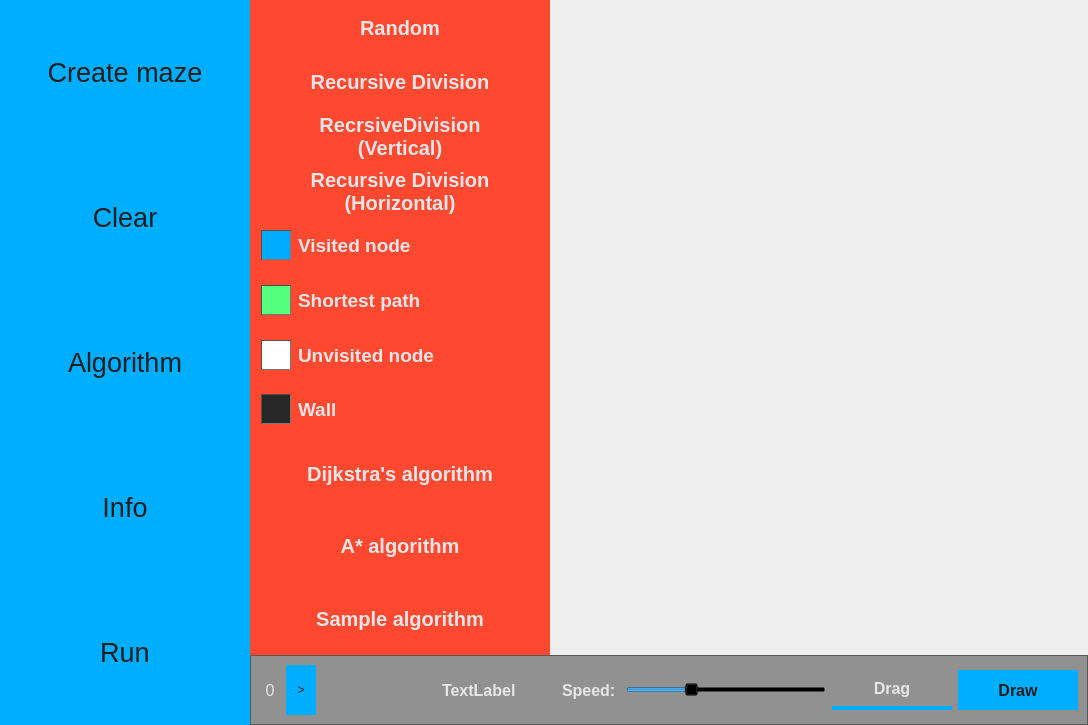
<?xml version="1.0" encoding="UTF-8"?>
<ui version="4.0">
 <class>MainWindow</class>
 <widget class="QMainWindow" name="MainWindow">
  <property name="geometry">
   <rect>
    <x>0</x>
    <y>0</y>
    <width>1088</width>
    <height>725</height>
   </rect>
  </property>
  <property name="minimumSize">
   <size>
    <width>910</width>
    <height>0</height>
   </size>
  </property>
  <property name="windowTitle">
   <string>MainWindow</string>
  </property>
  <widget class="QWidget" name="centralwidget">
   <layout class="QHBoxLayout" name="horizontalLayout_2">
    <property name="spacing">
     <number>0</number>
    </property>
    <property name="leftMargin">
     <number>0</number>
    </property>
    <property name="topMargin">
     <number>0</number>
    </property>
    <property name="rightMargin">
     <number>0</number>
    </property>
    <property name="bottomMargin">
     <number>0</number>
    </property>
    <item>
     <widget class="QFrame" name="MainMenuFrame">
      <property name="minimumSize">
       <size>
        <width>250</width>
        <height>0</height>
       </size>
      </property>
      <property name="maximumSize">
       <size>
        <width>250</width>
        <height>16777215</height>
       </size>
      </property>
      <property name="styleSheet">
       <string notr="true">background-color: rgb(0, 174, 255);</string>
      </property>
      <layout class="QVBoxLayout" name="verticalLayout">
       <property name="spacing">
        <number>0</number>
       </property>
       <property name="leftMargin">
        <number>0</number>
       </property>
       <property name="topMargin">
        <number>0</number>
       </property>
       <property name="rightMargin">
        <number>0</number>
       </property>
       <property name="bottomMargin">
        <number>0</number>
       </property>
       <item>
        <widget class="QPushButton" name="pushButtonCreateMaze">
         <property name="sizePolicy">
          <sizepolicy hsizetype="Preferred" vsizetype="Expanding">
           <horstretch>0</horstretch>
           <verstretch>0</verstretch>
          </sizepolicy>
         </property>
         <property name="minimumSize">
          <size>
           <width>180</width>
           <height>0</height>
          </size>
         </property>
         <property name="maximumSize">
          <size>
           <width>16777215</width>
           <height>16777215</height>
          </size>
         </property>
         <property name="font">
          <font>
           <family>Nirmala UI</family>
           <pointsize>20</pointsize>
           <weight>50</weight>
           <bold>false</bold>
           <underline>false</underline>
          </font>
         </property>
         <property name="styleSheet">
          <string notr="true"> QPushButton {
    
	background-color: transparent;
	color: rgb(30, 30, 30);
 	
 	border: 0px;
 }
 QPushButton:pressed {
	background-color: rgb(180, 180, 180);
 }
 QPushButton:hover {
	background-color: rgb(40, 40, 40);
	color: rgb(230,230,230);
 }</string>
         </property>
         <property name="text">
          <string>  Create maze  </string>
         </property>
        </widget>
       </item>
       <item>
        <widget class="QPushButton" name="pushButtonClear">
         <property name="sizePolicy">
          <sizepolicy hsizetype="Preferred" vsizetype="Expanding">
           <horstretch>0</horstretch>
           <verstretch>0</verstretch>
          </sizepolicy>
         </property>
         <property name="minimumSize">
          <size>
           <width>180</width>
           <height>0</height>
          </size>
         </property>
         <property name="maximumSize">
          <size>
           <width>16777215</width>
           <height>16777215</height>
          </size>
         </property>
         <property name="font">
          <font>
           <family>Nirmala UI</family>
           <pointsize>20</pointsize>
           <weight>50</weight>
           <bold>false</bold>
           <underline>false</underline>
          </font>
         </property>
         <property name="styleSheet">
          <string notr="true"> QPushButton {
    
	background-color: transparent;
	color: rgb(30, 30, 30);
 	
 	border: 0px;
 }
 QPushButton:pressed {
	background-color: rgb(180, 180, 180);
 }
 QPushButton:hover {
	background-color: rgb(40, 40, 40);
	color: rgb(230,230,230);
 }</string>
         </property>
         <property name="text">
          <string>Clear</string>
         </property>
        </widget>
       </item>
       <item>
        <widget class="QPushButton" name="pushButtonAlgorithm">
         <property name="sizePolicy">
          <sizepolicy hsizetype="Preferred" vsizetype="Expanding">
           <horstretch>0</horstretch>
           <verstretch>0</verstretch>
          </sizepolicy>
         </property>
         <property name="minimumSize">
          <size>
           <width>180</width>
           <height>0</height>
          </size>
         </property>
         <property name="maximumSize">
          <size>
           <width>16777215</width>
           <height>16777215</height>
          </size>
         </property>
         <property name="font">
          <font>
           <family>Nirmala UI</family>
           <pointsize>20</pointsize>
           <weight>50</weight>
           <bold>false</bold>
           <underline>false</underline>
          </font>
         </property>
         <property name="styleSheet">
          <string notr="true"> QPushButton {
    
	background-color: transparent;
	color: rgb(30, 30, 30);
 	
 	border: 0px;
 }
 QPushButton:pressed {
	background-color: rgb(180, 180, 180);
 }
 QPushButton:hover {
	background-color: rgb(40, 40, 40);
	color: rgb(230,230,230);
 }</string>
         </property>
         <property name="text">
          <string>Algorithm</string>
         </property>
        </widget>
       </item>
       <item>
        <widget class="QPushButton" name="pushButtonInfo">
         <property name="sizePolicy">
          <sizepolicy hsizetype="Preferred" vsizetype="Expanding">
           <horstretch>0</horstretch>
           <verstretch>0</verstretch>
          </sizepolicy>
         </property>
         <property name="minimumSize">
          <size>
           <width>180</width>
           <height>0</height>
          </size>
         </property>
         <property name="maximumSize">
          <size>
           <width>16777215</width>
           <height>16777215</height>
          </size>
         </property>
         <property name="font">
          <font>
           <family>Nirmala UI</family>
           <pointsize>20</pointsize>
           <weight>50</weight>
           <bold>false</bold>
           <underline>false</underline>
          </font>
         </property>
         <property name="styleSheet">
          <string notr="true"> QPushButton {
    
	background-color: transparent;
	color: rgb(30, 30, 30);
 	
 	border: 0px;
 }
 QPushButton:pressed {
	background-color: rgb(180, 180, 180);
 }
 QPushButton:hover {
	background-color: rgb(40, 40, 40);
	color: rgb(230,230,230);
 }</string>
         </property>
         <property name="text">
          <string>Info</string>
         </property>
        </widget>
       </item>
       <item>
        <widget class="QPushButton" name="pushButtonRun">
         <property name="sizePolicy">
          <sizepolicy hsizetype="Minimum" vsizetype="Expanding">
           <horstretch>0</horstretch>
           <verstretch>0</verstretch>
          </sizepolicy>
         </property>
         <property name="minimumSize">
          <size>
           <width>180</width>
           <height>0</height>
          </size>
         </property>
         <property name="maximumSize">
          <size>
           <width>16777215</width>
           <height>16777215</height>
          </size>
         </property>
         <property name="font">
          <font>
           <family>Nirmala UI</family>
           <pointsize>20</pointsize>
           <weight>50</weight>
           <italic>false</italic>
           <bold>false</bold>
           <underline>false</underline>
          </font>
         </property>
         <property name="styleSheet">
          <string notr="true"> QPushButton {
	background-color: transparent;
	color: rgb(30, 30, 30);
 	border: 0px;
 }
 QPushButton:pressed {
	background-color: rgb(180, 180, 180);
 }
 QPushButton:hover {
	background-color: rgb(40, 40, 40);
	color: rgb(230,230,230);
 }</string>
         </property>
         <property name="text">
          <string>Run</string>
         </property>
        </widget>
       </item>
      </layout>
     </widget>
    </item>
    <item>
     <layout class="QGridLayout" name="gridLayoutForOverlapingWidgets">
      <property name="spacing">
       <number>0</number>
      </property>
      <item row="0" column="0">
       <widget class="QFrame" name="MenuContainer">
        <property name="minimumSize">
         <size>
          <width>300</width>
          <height>0</height>
         </size>
        </property>
        <property name="maximumSize">
         <size>
          <width>300</width>
          <height>16777215</height>
         </size>
        </property>
        <property name="styleSheet">
         <string notr="true">background-color: rgba(255, 255, 255, 0);
border: 0px;</string>
        </property>
        <property name="frameShape">
         <enum>QFrame::StyledPanel</enum>
        </property>
        <property name="frameShadow">
         <enum>QFrame::Raised</enum>
        </property>
        <layout class="QVBoxLayout" name="verticalLayout_2">
         <property name="spacing">
          <number>0</number>
         </property>
         <property name="leftMargin">
          <number>0</number>
         </property>
         <property name="topMargin">
          <number>0</number>
         </property>
         <property name="rightMargin">
          <number>0</number>
         </property>
         <property name="bottomMargin">
          <number>0</number>
         </property>
         <item>
          <widget class="QFrame" name="SecondMenuFrame">
           <property name="sizePolicy">
            <sizepolicy hsizetype="Expanding" vsizetype="Expanding">
             <horstretch>0</horstretch>
             <verstretch>0</verstretch>
            </sizepolicy>
           </property>
           <property name="minimumSize">
            <size>
             <width>0</width>
             <height>0</height>
            </size>
           </property>
           <property name="maximumSize">
            <size>
             <width>300</width>
             <height>16777215</height>
            </size>
           </property>
           <property name="styleSheet">
            <string notr="true">background-color: rgb(255, 72, 48);</string>
           </property>
           <property name="frameShape">
            <enum>QFrame::StyledPanel</enum>
           </property>
           <property name="frameShadow">
            <enum>QFrame::Raised</enum>
           </property>
           <layout class="QVBoxLayout" name="verticalLayout_3">
            <property name="spacing">
             <number>0</number>
            </property>
            <property name="leftMargin">
             <number>0</number>
            </property>
            <property name="topMargin">
             <number>0</number>
            </property>
            <property name="rightMargin">
             <number>0</number>
            </property>
            <property name="bottomMargin">
             <number>0</number>
            </property>
            <item>
             <widget class="QFrame" name="mazeMenu">
              <property name="sizePolicy">
               <sizepolicy hsizetype="Expanding" vsizetype="Expanding">
                <horstretch>0</horstretch>
                <verstretch>0</verstretch>
               </sizepolicy>
              </property>
              <property name="frameShape">
               <enum>QFrame::StyledPanel</enum>
              </property>
              <property name="frameShadow">
               <enum>QFrame::Raised</enum>
              </property>
              <layout class="QVBoxLayout" name="verticalLayout_6">
               <property name="spacing">
                <number>0</number>
               </property>
               <property name="leftMargin">
                <number>0</number>
               </property>
               <property name="topMargin">
                <number>0</number>
               </property>
               <property name="rightMargin">
                <number>0</number>
               </property>
               <property name="bottomMargin">
                <number>0</number>
               </property>
               <item>
                <widget class="QPushButton" name="pushButtonRandomMaze">
                 <property name="sizePolicy">
                  <sizepolicy hsizetype="Expanding" vsizetype="Expanding">
                   <horstretch>0</horstretch>
                   <verstretch>0</verstretch>
                  </sizepolicy>
                 </property>
                 <property name="font">
                  <font>
                   <pointsize>15</pointsize>
                   <weight>75</weight>
                   <bold>true</bold>
                  </font>
                 </property>
                 <property name="styleSheet">
                  <string notr="true"> QPushButton {
    
	background-color: transparent;
	color: rgb(230, 230, 230);
 	
 	border: 0px;
 }
 QPushButton:pressed {
	background-color: rgb(180, 180, 180);
 }
 QPushButton:hover {
	background-color: rgb(40, 40, 40);
 }</string>
                 </property>
                 <property name="text">
                  <string>Random</string>
                 </property>
                </widget>
               </item>
               <item>
                <widget class="QPushButton" name="pushButtonRecursiveDivision">
                 <property name="sizePolicy">
                  <sizepolicy hsizetype="Expanding" vsizetype="Expanding">
                   <horstretch>0</horstretch>
                   <verstretch>0</verstretch>
                  </sizepolicy>
                 </property>
                 <property name="font">
                  <font>
                   <pointsize>15</pointsize>
                   <weight>75</weight>
                   <bold>true</bold>
                  </font>
                 </property>
                 <property name="styleSheet">
                  <string notr="true"> QPushButton {   
	background-color: transparent;
	color: rgb(230, 230, 230);
 	border: 0px;
 }
 QPushButton:hover {
	background-color: rgb(40, 40, 40);
 }</string>
                 </property>
                 <property name="text">
                  <string>Recursive Division</string>
                 </property>
                </widget>
               </item>
               <item>
                <widget class="QPushButton" name="pushButtonRecDivVertical">
                 <property name="sizePolicy">
                  <sizepolicy hsizetype="Expanding" vsizetype="Expanding">
                   <horstretch>0</horstretch>
                   <verstretch>0</verstretch>
                  </sizepolicy>
                 </property>
                 <property name="font">
                  <font>
                   <pointsize>15</pointsize>
                   <weight>75</weight>
                   <bold>true</bold>
                  </font>
                 </property>
                 <property name="styleSheet">
                  <string notr="true"> QPushButton {   
	background-color: transparent;
	color: rgb(230, 230, 230);
 	border: 0px;
 }
 QPushButton:hover {
	background-color: rgb(40, 40, 40);
 }</string>
                 </property>
                 <property name="text">
                  <string>RecrsiveDivision 
(Vertical)</string>
                 </property>
                </widget>
               </item>
               <item>
                <widget class="QPushButton" name="pushButtonRecDivHorizontal">
                 <property name="sizePolicy">
                  <sizepolicy hsizetype="Expanding" vsizetype="Expanding">
                   <horstretch>0</horstretch>
                   <verstretch>0</verstretch>
                  </sizepolicy>
                 </property>
                 <property name="font">
                  <font>
                   <pointsize>15</pointsize>
                   <weight>75</weight>
                   <bold>true</bold>
                  </font>
                 </property>
                 <property name="styleSheet">
                  <string notr="true"> QPushButton {   
	background-color: transparent;
	color: rgb(230, 230, 230);
 	border: 0px;
 }
 QPushButton:hover {
	background-color: rgb(40, 40, 40);
 }</string>
                 </property>
                 <property name="text">
                  <string>Recursive Division 
(Horizontal)</string>
                 </property>
                </widget>
               </item>
              </layout>
             </widget>
            </item>
            <item>
             <widget class="QFrame" name="InfoMenu">
              <property name="sizePolicy">
               <sizepolicy hsizetype="Preferred" vsizetype="Expanding">
                <horstretch>0</horstretch>
                <verstretch>0</verstretch>
               </sizepolicy>
              </property>
              <property name="frameShape">
               <enum>QFrame::StyledPanel</enum>
              </property>
              <property name="frameShadow">
               <enum>QFrame::Raised</enum>
              </property>
              <layout class="QVBoxLayout" name="verticalLayout_5">
               <property name="spacing">
                <number>0</number>
               </property>
               <property name="leftMargin">
                <number>11</number>
               </property>
               <property name="topMargin">
                <number>0</number>
               </property>
               <property name="rightMargin">
                <number>0</number>
               </property>
               <property name="bottomMargin">
                <number>0</number>
               </property>
               <item>
                <layout class="QHBoxLayout" name="horizontalLayout_9">
                 <property name="spacing">
                  <number>7</number>
                 </property>
                 <item>
                  <widget class="QLabel" name="label_15">
                   <property name="minimumSize">
                    <size>
                     <width>30</width>
                     <height>30</height>
                    </size>
                   </property>
                   <property name="maximumSize">
                    <size>
                     <width>30</width>
                     <height>30</height>
                    </size>
                   </property>
                   <property name="sizeIncrement">
                    <size>
                     <width>0</width>
                     <height>0</height>
                    </size>
                   </property>
                   <property name="styleSheet">
                    <string notr="true">background-color: rgb(0, 170, 255);
border-width : 1.2px;
border-style: inset;
border-color: rgb(80, 80, 80);</string>
                   </property>
                   <property name="text">
                    <string/>
                   </property>
                  </widget>
                 </item>
                 <item>
                  <widget class="QLabel" name="label_16">
                   <property name="font">
                    <font>
                     <family>Nirmala UI</family>
                     <pointsize>14</pointsize>
                     <weight>75</weight>
                     <bold>true</bold>
                    </font>
                   </property>
                   <property name="styleSheet">
                    <string notr="true">color: rgb(230, 230, 230);</string>
                   </property>
                   <property name="text">
                    <string>Visited node</string>
                   </property>
                  </widget>
                 </item>
                </layout>
               </item>
               <item>
                <layout class="QHBoxLayout" name="horizontalLayout_6">
                 <property name="spacing">
                  <number>7</number>
                 </property>
                 <item>
                  <widget class="QLabel" name="label_9">
                   <property name="minimumSize">
                    <size>
                     <width>30</width>
                     <height>30</height>
                    </size>
                   </property>
                   <property name="maximumSize">
                    <size>
                     <width>30</width>
                     <height>30</height>
                    </size>
                   </property>
                   <property name="styleSheet">
                    <string notr="true">background-color: rgb(85, 255, 127);
border-width : 1.2px;
border-style: inset;
border-color: rgb(80, 80, 80);</string>
                   </property>
                   <property name="text">
                    <string/>
                   </property>
                  </widget>
                 </item>
                 <item>
                  <widget class="QLabel" name="label_10">
                   <property name="font">
                    <font>
                     <family>Nirmala UI</family>
                     <pointsize>14</pointsize>
                     <weight>75</weight>
                     <bold>true</bold>
                    </font>
                   </property>
                   <property name="styleSheet">
                    <string notr="true">color: rgb(230, 230, 230);</string>
                   </property>
                   <property name="text">
                    <string>Shortest path</string>
                   </property>
                  </widget>
                 </item>
                </layout>
               </item>
               <item>
                <layout class="QHBoxLayout" name="horizontalLayout_8">
                 <property name="spacing">
                  <number>7</number>
                 </property>
                 <item>
                  <widget class="QLabel" name="label_13">
                   <property name="minimumSize">
                    <size>
                     <width>30</width>
                     <height>30</height>
                    </size>
                   </property>
                   <property name="maximumSize">
                    <size>
                     <width>30</width>
                     <height>30</height>
                    </size>
                   </property>
                   <property name="styleSheet">
                    <string notr="true">background-color: rgb(255, 255, 255);

border-width : 1.2px;
border-style: inset;
border-color: rgb(80, 80, 80);</string>
                   </property>
                   <property name="text">
                    <string/>
                   </property>
                  </widget>
                 </item>
                 <item>
                  <widget class="QLabel" name="label_14">
                   <property name="font">
                    <font>
                     <family>Nirmala UI</family>
                     <pointsize>14</pointsize>
                     <weight>75</weight>
                     <bold>true</bold>
                    </font>
                   </property>
                   <property name="styleSheet">
                    <string notr="true">color: rgb(230, 230, 230);</string>
                   </property>
                   <property name="text">
                    <string>Unvisited node</string>
                   </property>
                  </widget>
                 </item>
                </layout>
               </item>
               <item>
                <layout class="QHBoxLayout" name="horizontalLayout_7">
                 <property name="spacing">
                  <number>7</number>
                 </property>
                 <item>
                  <widget class="QLabel" name="label_11">
                   <property name="minimumSize">
                    <size>
                     <width>30</width>
                     <height>30</height>
                    </size>
                   </property>
                   <property name="maximumSize">
                    <size>
                     <width>30</width>
                     <height>30</height>
                    </size>
                   </property>
                   <property name="styleSheet">
                    <string notr="true">background-color: rgb(39, 39, 39);
border-width : 1.2px;
border-style: inset;
border-color: rgb(80, 80, 80);</string>
                   </property>
                   <property name="text">
                    <string/>
                   </property>
                  </widget>
                 </item>
                 <item>
                  <widget class="QLabel" name="label_12">
                   <property name="font">
                    <font>
                     <family>Nirmala UI</family>
                     <pointsize>14</pointsize>
                     <weight>75</weight>
                     <bold>true</bold>
                    </font>
                   </property>
                   <property name="styleSheet">
                    <string notr="true">color: rgb(230, 230, 230);</string>
                   </property>
                   <property name="text">
                    <string>Wall</string>
                   </property>
                  </widget>
                 </item>
                </layout>
               </item>
              </layout>
             </widget>
            </item>
            <item>
             <widget class="QFrame" name="AlgorithmsMenu">
              <property name="sizePolicy">
               <sizepolicy hsizetype="Preferred" vsizetype="Expanding">
                <horstretch>0</horstretch>
                <verstretch>0</verstretch>
               </sizepolicy>
              </property>
              <property name="frameShape">
               <enum>QFrame::StyledPanel</enum>
              </property>
              <property name="frameShadow">
               <enum>QFrame::Raised</enum>
              </property>
              <layout class="QVBoxLayout" name="verticalLayout_4">
               <property name="spacing">
                <number>0</number>
               </property>
               <property name="leftMargin">
                <number>0</number>
               </property>
               <property name="topMargin">
                <number>0</number>
               </property>
               <property name="rightMargin">
                <number>0</number>
               </property>
               <property name="bottomMargin">
                <number>0</number>
               </property>
               <item>
                <widget class="QPushButton" name="pushButtonDijkAlg">
                 <property name="sizePolicy">
                  <sizepolicy hsizetype="Minimum" vsizetype="Expanding">
                   <horstretch>0</horstretch>
                   <verstretch>0</verstretch>
                  </sizepolicy>
                 </property>
                 <property name="maximumSize">
                  <size>
                   <width>16777215</width>
                   <height>16777215</height>
                  </size>
                 </property>
                 <property name="font">
                  <font>
                   <pointsize>15</pointsize>
                   <weight>75</weight>
                   <bold>true</bold>
                  </font>
                 </property>
                 <property name="styleSheet">
                  <string notr="true"> QPushButton {
    
	background-color: transparent;
	color: rgb(230, 230, 230);
 	
 	border: 0px;
 }
 QPushButton:pressed {
	background-color: rgb(180, 180, 180);
 }
 QPushButton:hover {
	background-color: rgb(40, 40, 40);
 }</string>
                 </property>
                 <property name="text">
                  <string>Dijkstra's algorithm</string>
                 </property>
                </widget>
               </item>
               <item>
                <widget class="QPushButton" name="pushButtonAStarAlg">
                 <property name="sizePolicy">
                  <sizepolicy hsizetype="Expanding" vsizetype="Expanding">
                   <horstretch>0</horstretch>
                   <verstretch>0</verstretch>
                  </sizepolicy>
                 </property>
                 <property name="minimumSize">
                  <size>
                   <width>0</width>
                   <height>0</height>
                  </size>
                 </property>
                 <property name="maximumSize">
                  <size>
                   <width>16777215</width>
                   <height>16777215</height>
                  </size>
                 </property>
                 <property name="font">
                  <font>
                   <pointsize>15</pointsize>
                   <weight>75</weight>
                   <bold>true</bold>
                  </font>
                 </property>
                 <property name="styleSheet">
                  <string notr="true"> QPushButton {
    
	background-color: transparent;
	color: rgb(230, 230, 230);
 	
 	border: 0px;
 }
 QPushButton:pressed {
	background-color: rgb(180, 180, 180);
 }
 QPushButton:hover {
	background-color: rgb(40, 40, 40);
 }</string>
                 </property>
                 <property name="text">
                  <string>A* algorithm</string>
                 </property>
                </widget>
               </item>
               <item>
                <widget class="QPushButton" name="pushButtonSampleAlg">
                 <property name="sizePolicy">
                  <sizepolicy hsizetype="Minimum" vsizetype="Expanding">
                   <horstretch>0</horstretch>
                   <verstretch>0</verstretch>
                  </sizepolicy>
                 </property>
                 <property name="maximumSize">
                  <size>
                   <width>16777215</width>
                   <height>16777215</height>
                  </size>
                 </property>
                 <property name="font">
                  <font>
                   <pointsize>15</pointsize>
                   <weight>75</weight>
                   <bold>true</bold>
                  </font>
                 </property>
                 <property name="styleSheet">
                  <string notr="true"> QPushButton {
    
	background-color: transparent;
	color: rgb(230, 230, 230);
 	
 	border: 0px;
 }
 QPushButton:pressed {
	background-color: rgb(180, 180, 180);
 }
 QPushButton:hover {
	background-color: rgb(40, 40, 40);
 }</string>
                 </property>
                 <property name="text">
                  <string>Sample algorithm</string>
                 </property>
                </widget>
               </item>
              </layout>
             </widget>
            </item>
           </layout>
          </widget>
         </item>
        </layout>
       </widget>
      </item>
      <item row="1" column="0">
       <widget class="QFrame" name="BottomMenuContainer">
        <property name="sizePolicy">
         <sizepolicy hsizetype="Expanding" vsizetype="Expanding">
          <horstretch>0</horstretch>
          <verstretch>0</verstretch>
         </sizepolicy>
        </property>
        <property name="minimumSize">
         <size>
          <width>720</width>
          <height>70</height>
         </size>
        </property>
        <property name="maximumSize">
         <size>
          <width>9999999</width>
          <height>70</height>
         </size>
        </property>
        <property name="sizeIncrement">
         <size>
          <width>0</width>
          <height>50</height>
         </size>
        </property>
        <property name="styleSheet">
         <string notr="true">background-color: rgba(0, 0, 0, 100);</string>
        </property>
        <property name="frameShape">
         <enum>QFrame::StyledPanel</enum>
        </property>
        <property name="frameShadow">
         <enum>QFrame::Raised</enum>
        </property>
        <layout class="QHBoxLayout" name="horizontalLayout">
         <item>
          <widget class="QLabel" name="label_2">
           <property name="minimumSize">
            <size>
             <width>20</width>
             <height>0</height>
            </size>
           </property>
           <property name="font">
            <font>
             <pointsize>12</pointsize>
            </font>
           </property>
           <property name="styleSheet">
            <string notr="true">color: rgb(230,230,230);
background-color: transparent;
</string>
           </property>
           <property name="text">
            <string>0</string>
           </property>
           <property name="alignment">
            <set>Qt::AlignCenter</set>
           </property>
          </widget>
         </item>
         <item>
          <widget class="QPushButton" name="pushButtonNextStep">
           <property name="sizePolicy">
            <sizepolicy hsizetype="Minimum" vsizetype="Expanding">
             <horstretch>0</horstretch>
             <verstretch>0</verstretch>
            </sizepolicy>
           </property>
           <property name="minimumSize">
            <size>
             <width>30</width>
             <height>0</height>
            </size>
           </property>
           <property name="maximumSize">
            <size>
             <width>30</width>
             <height>16777215</height>
            </size>
           </property>
           <property name="styleSheet">
            <string notr="true"> QPushButton {
	background-color: rgb(0, 174, 255);
	color: rgb(30, 30, 30);
 	border: 0px;
 }
 QPushButton:hover {
	background-color: rgb(122, 222, 255);
 }</string>
           </property>
           <property name="text">
            <string>&gt;</string>
           </property>
          </widget>
         </item>
         <item>
          <spacer name="horizontalSpacer_2">
           <property name="orientation">
            <enum>Qt::Horizontal</enum>
           </property>
           <property name="sizeHint" stdset="0">
            <size>
             <width>40</width>
             <height>20</height>
            </size>
           </property>
          </spacer>
         </item>
         <item>
          <widget class="QLabel" name="labelAlgorithmInfo">
           <property name="font">
            <font>
             <pointsize>12</pointsize>
             <weight>75</weight>
             <bold>true</bold>
            </font>
           </property>
           <property name="styleSheet">
            <string notr="true">color: rgb(230,230,230);
background-color: transparent;
</string>
           </property>
           <property name="text">
            <string>TextLabel</string>
           </property>
          </widget>
         </item>
         <item>
          <spacer name="horizontalSpacer">
           <property name="orientation">
            <enum>Qt::Horizontal</enum>
           </property>
           <property name="sizeType">
            <enum>QSizePolicy::Fixed</enum>
           </property>
           <property name="sizeHint" stdset="0">
            <size>
             <width>40</width>
             <height>20</height>
            </size>
           </property>
          </spacer>
         </item>
         <item>
          <widget class="QLabel" name="label">
           <property name="font">
            <font>
             <pointsize>12</pointsize>
             <weight>75</weight>
             <bold>true</bold>
            </font>
           </property>
           <property name="styleSheet">
            <string notr="true">color: rgb(230,230,230);
background-color: transparent;
</string>
           </property>
           <property name="text">
            <string>Speed: </string>
           </property>
          </widget>
         </item>
         <item>
          <widget class="QSlider" name="horizontalSliderAlgorithmSpeed">
           <property name="sizePolicy">
            <sizepolicy hsizetype="Fixed" vsizetype="Fixed">
             <horstretch>0</horstretch>
             <verstretch>0</verstretch>
            </sizepolicy>
           </property>
           <property name="minimumSize">
            <size>
             <width>200</width>
             <height>0</height>
            </size>
           </property>
           <property name="styleSheet">
            <string notr="true">background-color: transparent;
color: rgb(170, 0, 0);</string>
           </property>
           <property name="minimum">
            <number>1</number>
           </property>
           <property name="maximum">
            <number>20</number>
           </property>
           <property name="pageStep">
            <number>1</number>
           </property>
           <property name="value">
            <number>7</number>
           </property>
           <property name="orientation">
            <enum>Qt::Horizontal</enum>
           </property>
           <property name="invertedAppearance">
            <bool>false</bool>
           </property>
           <property name="invertedControls">
            <bool>false</bool>
           </property>
          </widget>
         </item>
         <item>
          <widget class="QPushButton" name="pushButtonDrag">
           <property name="minimumSize">
            <size>
             <width>120</width>
             <height>40</height>
            </size>
           </property>
           <property name="maximumSize">
            <size>
             <width>90</width>
             <height>40</height>
            </size>
           </property>
           <property name="font">
            <font>
             <family>Nirmala UI</family>
             <pointsize>12</pointsize>
             <weight>75</weight>
             <bold>true</bold>
            </font>
           </property>
           <property name="styleSheet">
            <string notr="true">QPushButton {
    background-color: transparent;
	color: rgb(230, 230, 230);
 	
 	border: 0px;
	border-bottom: 4px solid;
	border-bottom-color: rgb(0, 174, 255);
 }
 QPushButton:hover {
	background-color: qlineargradient(spread:pad, x1:1, y1:0.1, x2:1, y2:0.9, stop:0 rgba(223, 223, 223, 0), stop:1 rgba(0, 174, 255, 255));
 }</string>
           </property>
           <property name="text">
            <string>Drag</string>
           </property>
          </widget>
         </item>
         <item>
          <widget class="QPushButton" name="pushButtonDraw">
           <property name="minimumSize">
            <size>
             <width>120</width>
             <height>40</height>
            </size>
           </property>
           <property name="maximumSize">
            <size>
             <width>90</width>
             <height>40</height>
            </size>
           </property>
           <property name="font">
            <font>
             <family>Nirmala UI</family>
             <pointsize>12</pointsize>
             <weight>75</weight>
             <bold>true</bold>
            </font>
           </property>
           <property name="styleSheet">
            <string notr="true"> QPushButton {
	background-color: rgb(0, 174, 255);
	color: rgb(30, 30, 30);
 	border: 0px;
 }
 QPushButton:hover {
	background-color: rgb(122, 222, 255);
 }</string>
           </property>
           <property name="text">
            <string>Draw</string>
           </property>
          </widget>
         </item>
        </layout>
       </widget>
      </item>
     </layout>
    </item>
   </layout>
  </widget>
 </widget>
 <resources/>
 <connections/>
</ui>
